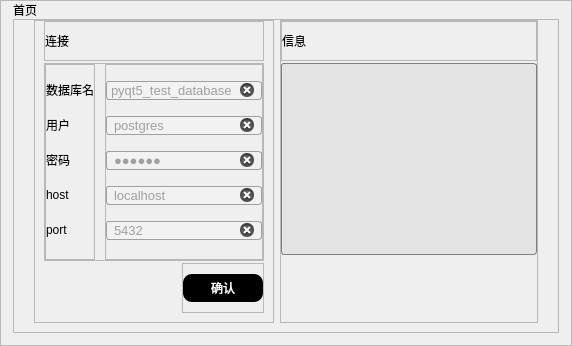
            <widget class="QWidget" name="page_home_page">
             <layout class="QVBoxLayout" name="verticalLayout_10">
              <property name="spacing">
               <number>0</number>
              </property>
              <property name="leftMargin">
               <number>0</number>
              </property>
              <property name="topMargin">
               <number>0</number>
              </property>
              <property name="rightMargin">
               <number>0</number>
              </property>
              <property name="bottomMargin">
               <number>0</number>
              </property>
              <item>
               <widget class="QFrame" name="frame_11">
                <property name="styleSheet">
                 <string notr="true">#frame_8{

	
	background-color: rgb(244, 244, 244);
}</string>
                </property>
                <property name="frameShape">
                 <enum>QFrame::StyledPanel</enum>
                </property>
                <property name="frameShadow">
                 <enum>QFrame::Raised</enum>
                </property>
                <layout class="QVBoxLayout" name="verticalLayout_11">
                 <property name="spacing">
                  <number>0</number>
                 </property>
                 <property name="leftMargin">
                  <number>12</number>
                 </property>
                 <property name="topMargin">
                  <number>0</number>
                 </property>
                 <property name="rightMargin">
                  <number>12</number>
                 </property>
                 <property name="bottomMargin">
                  <number>12</number>
                 </property>
                 <item alignment="Qt::AlignLeft">
                  <widget class="QPushButton" name="pushButton_6">
                   <property name="styleSheet">
                    <string notr="true">
border:none;
font: 20pt &quot;幼圆&quot;;</string>
                   </property>
                   <property name="text">
                    <string>首页</string>
                   </property>
                   <property name="icon">
                    <iconset resource="icons/res.qrc">
                     <normaloff>:/icons/首页.png</normaloff>:/icons/首页.png</iconset>
                   </property>
                   <property name="iconSize">
                    <size>
                     <width>40</width>
                     <height>40</height>
                    </size>
                   </property>
                  </widget>
                 </item>
                 <item>
                  <widget class="QFrame" name="frame_13">
                   <property name="sizePolicy">
                    <sizepolicy hsizetype="Preferred" vsizetype="Expanding">
                     <horstretch>0</horstretch>
                     <verstretch>5</verstretch>
                    </sizepolicy>
                   </property>
                   <property name="frameShape">
                    <enum>QFrame::StyledPanel</enum>
                   </property>
                   <property name="frameShadow">
                    <enum>QFrame::Raised</enum>
                   </property>
                   <layout class="QHBoxLayout" name="horizontalLayout_10">
                    <property name="spacing">
                     <number>6</number>
                    </property>
                    <property name="leftMargin">
                     <number>20</number>
                    </property>
                    <property name="topMargin">
                     <number>0</number>
                    </property>
                    <property name="rightMargin">
                     <number>20</number>
                    </property>
                    <item>
                     <widget class="QFrame" name="frame_19">
                      <property name="styleSheet">
                       <string notr="true">QLabel{
	
	font: 700 10pt &quot;微软雅黑&quot;;
	color: rgb(0, 0, 0);
}

* {
	outline: none;
}

QDialog {
	background: #D6DBE9;
}

QLineEdit {
	border: 1px solid #A0A0A0; /* 边框宽度为1px，颜色为#A0A0A0 */
	border-radius: 3px; /* 边框圆角 */
	padding-left: 5px; /* 文本距离左边界有5px */
	background-color: #F2F2F2; /* 背景颜色 */
	color: #A0A0A0; /* 文本颜色 */
	selection-background-color: #A0A0A0; /* 选中文本的背景颜色 */
	selection-color: #F2F2F2; /* 选中文本的颜色 */
	font-family: &quot;Microsoft YaHei&quot;; /* 文本字体族 */
	font-size: 10pt; /* 文本字体大小 */
}

QLineEdit:hover { /* 鼠标悬浮在QLineEdit时的状态 */
	border: 1px solid #298DFF;
	border-radius: 3px;
	background-color: #F2F2F2;
	color: #298DFF;
	selection-background-color: #298DFF;
	selection-color: #F2F2F2;
}

QLineEdit[echoMode=&quot;2&quot;] { /* QLineEdit有输入掩码时的状态 */
	lineedit-password-character: 9679;
	lineedit-password-mask-delay: 2000;
}

QLineEdit:disabled { /* QLineEdit在禁用时的状态 */
	border: 1px solid #CDCDCD;
	background-color: #CDCDCD;
	color: #B4B4B4;
}

QLineEdit:read-only { /* QLineEdit在只读时的状态 */
	background-color: #CDCDCD;
	color: #F2F2F2;
}
</string>
                      </property>
                      <property name="frameShape">
                       <enum>QFrame::StyledPanel</enum>
                      </property>
                      <property name="frameShadow">
                       <enum>QFrame::Raised</enum>
                      </property>
                      <layout class="QVBoxLayout" name="verticalLayout_12">
                       <property name="spacing">
                        <number>2</number>
                       </property>
                       <property name="topMargin">
                        <number>0</number>
                       </property>
                       <item>
                        <widget class="QFrame" name="frame_23">
                         <property name="sizePolicy">
                          <sizepolicy hsizetype="Preferred" vsizetype="Expanding">
                           <horstretch>0</horstretch>
                           <verstretch>1</verstretch>
                          </sizepolicy>
                         </property>
                         <property name="minimumSize">
                          <size>
                           <width>0</width>
                           <height>40</height>
                          </size>
                         </property>
                         <property name="maximumSize">
                          <size>
                           <width>16777215</width>
                           <height>40</height>
                          </size>
                         </property>
                         <property name="frameShape">
                          <enum>QFrame::StyledPanel</enum>
                         </property>
                         <property name="frameShadow">
                          <enum>QFrame::Raised</enum>
                         </property>
                         <layout class="QHBoxLayout" name="horizontalLayout_12">
                          <property name="leftMargin">
                           <number>0</number>
                          </property>
                          <item>
                           <widget class="QLabel" name="label_12">
                            <property name="minimumSize">
                             <size>
                              <width>0</width>
                              <height>20</height>
                             </size>
                            </property>
                            <property name="maximumSize">
                             <size>
                              <width>16777215</width>
                              <height>20</height>
                             </size>
                            </property>
                            <property name="styleSheet">
                             <string notr="true">font: 12pt &quot;幼圆&quot;;
	color: rgb(0, 0, 0);
</string>
                            </property>
                            <property name="text">
                             <string>连接</string>
                            </property>
                           </widget>
                          </item>
                         </layout>
                        </widget>
                       </item>
                       <item>
                        <widget class="QFrame" name="frame_24">
                         <property name="sizePolicy">
                          <sizepolicy hsizetype="Preferred" vsizetype="Expanding">
                           <horstretch>0</horstretch>
                           <verstretch>4</verstretch>
                          </sizepolicy>
                         </property>
                         <property name="frameShape">
                          <enum>QFrame::StyledPanel</enum>
                         </property>
                         <property name="frameShadow">
                          <enum>QFrame::Raised</enum>
                         </property>
                         <layout class="QHBoxLayout" name="horizontalLayout_4">
                          <property name="spacing">
                           <number>10</number>
                          </property>
                          <property name="leftMargin">
                           <number>0</number>
                          </property>
                          <property name="topMargin">
                           <number>0</number>
                          </property>
                          <property name="rightMargin">
                           <number>0</number>
                          </property>
                          <property name="bottomMargin">
                           <number>0</number>
                          </property>
                          <item>
                           <widget class="QFrame" name="frame_25">
                            <property name="frameShape">
                             <enum>QFrame::StyledPanel</enum>
                            </property>
                            <property name="frameShadow">
                             <enum>QFrame::Raised</enum>
                            </property>
                            <layout class="QVBoxLayout" name="verticalLayout_14">
                             <property name="spacing">
                              <number>0</number>
                             </property>
                             <property name="leftMargin">
                              <number>0</number>
                             </property>
                             <property name="topMargin">
                              <number>0</number>
                             </property>
                             <property name="rightMargin">
                              <number>0</number>
                             </property>
                             <property name="bottomMargin">
                              <number>0</number>
                             </property>
                             <item>
                              <widget class="QLabel" name="label">
                               <property name="sizePolicy">
                                <sizepolicy hsizetype="Preferred" vsizetype="Fixed">
                                 <horstretch>0</horstretch>
                                 <verstretch>0</verstretch>
                                </sizepolicy>
                               </property>
                               <property name="minimumSize">
                                <size>
                                 <width>0</width>
                                 <height>20</height>
                                </size>
                               </property>
                               <property name="maximumSize">
                                <size>
                                 <width>16777215</width>
                                 <height>20</height>
                                </size>
                               </property>
                               <property name="text">
                                <string>数据库名</string>
                               </property>
                              </widget>
                             </item>
                             <item>
                              <widget class="QLabel" name="label_7">
                               <property name="minimumSize">
                                <size>
                                 <width>0</width>
                                 <height>20</height>
                                </size>
                               </property>
                               <property name="maximumSize">
                                <size>
                                 <width>16777215</width>
                                 <height>20</height>
                                </size>
                               </property>
                               <property name="text">
                                <string>用户</string>
                               </property>
                              </widget>
                             </item>
                             <item>
                              <widget class="QLabel" name="label_8">
                               <property name="maximumSize">
                                <size>
                                 <width>16777215</width>
                                 <height>20</height>
                                </size>
                               </property>
                               <property name="text">
                                <string>密码</string>
                               </property>
                              </widget>
                             </item>
                             <item>
                              <widget class="QLabel" name="label_9">
                               <property name="maximumSize">
                                <size>
                                 <width>16777215</width>
                                 <height>20</height>
                                </size>
                               </property>
                               <property name="text">
                                <string>host</string>
                               </property>
                              </widget>
                             </item>
                             <item>
                              <widget class="QLabel" name="label_10">
                               <property name="maximumSize">
                                <size>
                                 <width>16777215</width>
                                 <height>20</height>
                                </size>
                               </property>
                               <property name="text">
                                <string>port</string>
                               </property>
                              </widget>
                             </item>
                            </layout>
                           </widget>
                          </item>
                          <item>
                           <widget class="QFrame" name="frame_26">
                            <property name="frameShape">
                             <enum>QFrame::StyledPanel</enum>
                            </property>
                            <property name="frameShadow">
                             <enum>QFrame::Raised</enum>
                            </property>
                            <layout class="QVBoxLayout" name="verticalLayout_15">
                             <property name="spacing">
                              <number>0</number>
                             </property>
                             <property name="leftMargin">
                              <number>0</number>
                             </property>
                             <property name="topMargin">
                              <number>0</number>
                             </property>
                             <property name="rightMargin">
                              <number>0</number>
                             </property>
                             <property name="bottomMargin">
                              <number>0</number>
                             </property>
                             <item>
                              <widget class="QLineEdit" name="lineEdit_db_name">
                               <property name="text">
                                <string>pyqt5_test_database</string>
                               </property>
                               <property name="echoMode">
                                <enum>QLineEdit::Normal</enum>
                               </property>
                               <property name="cursorPosition">
                                <number>19</number>
                               </property>
                               <property name="dragEnabled">
                                <bool>false</bool>
                               </property>
                               <property name="clearButtonEnabled">
                                <bool>true</bool>
                               </property>
                              </widget>
                             </item>
                             <item>
                              <widget class="QLineEdit" name="lineEdit_db_user">
                               <property name="text">
                                <string>postgres</string>
                               </property>
                               <property name="clearButtonEnabled">
                                <bool>true</bool>
                               </property>
                              </widget>
                             </item>
                             <item>
                              <widget class="QLineEdit" name="lineEdit_db_password">
                               <property name="text">
                                <string>174496</string>
                               </property>
                               <property name="echoMode">
                                <enum>QLineEdit::Password</enum>
                               </property>
                               <property name="clearButtonEnabled">
                                <bool>true</bool>
                               </property>
                              </widget>
                             </item>
                             <item>
                              <widget class="QLineEdit" name="lineEdit_db_host">
                               <property name="text">
                                <string>localhost</string>
                               </property>
                               <property name="clearButtonEnabled">
                                <bool>true</bool>
                               </property>
                              </widget>
                             </item>
                             <item>
                              <widget class="QLineEdit" name="lineEdit_db_port">
                               <property name="text">
                                <string>5432</string>
                               </property>
                               <property name="clearButtonEnabled">
                                <bool>true</bool>
                               </property>
                              </widget>
                             </item>
                            </layout>
                           </widget>
                          </item>
                         </layout>
                        </widget>
                       </item>
                       <item alignment="Qt::AlignRight">
                        <widget class="QFrame" name="frame_20">
                         <property name="sizePolicy">
                          <sizepolicy hsizetype="Expanding" vsizetype="Expanding">
                           <horstretch>0</horstretch>
                           <verstretch>1</verstretch>
                          </sizepolicy>
                         </property>
                         <property name="frameShape">
                          <enum>QFrame::StyledPanel</enum>
                         </property>
                         <property name="frameShadow">
                          <enum>QFrame::Raised</enum>
                         </property>
                         <layout class="QHBoxLayout" name="horizontalLayout_9">
                          <property name="spacing">
                           <number>0</number>
                          </property>
                          <property name="leftMargin">
                           <number>0</number>
                          </property>
                          <property name="topMargin">
                           <number>0</number>
                          </property>
                          <property name="rightMargin">
                           <number>0</number>
                          </property>
                          <property name="bottomMargin">
                           <number>0</number>
                          </property>
                          <item>
                           <widget class="QPushButton" name="pushButton_db_change_sure">
                            <property name="minimumSize">
                             <size>
                              <width>80</width>
                              <height>28</height>
                             </size>
                            </property>
                            <property name="styleSheet">
                             <string notr="true">QPushButton{
	border-radius:9px;
	background-color: rgb(0, 0, 0);
	font: 12pt &quot;幼圆&quot;;
	color: rgb(255, 255, 255);
}
QPushButton:pressed{
background-color:
qlineargradient(spread:pad,x1:0,x2:0, y1:0, y2:1,
stop: 0 rgba(100,100,100,255),
stop: 0.495 rgba(0,0,0,255),
stop: 0.505 rgba(0,0,0,255),
stop: 1 rgba(100,100,100,255));
color: rgb(255, 255, 255);
font: 75 12pt &quot;幼圆&quot;;
padding-left:2px;
padding-top:1px;
}
</string>
                            </property>
                            <property name="text">
                             <string>确认</string>
                            </property>
                           </widget>
                          </item>
                         </layout>
                        </widget>
                       </item>
                      </layout>
                     </widget>
                    </item>
                    <item>
                     <widget class="QFrame" name="frame_21">
                      <property name="sizePolicy">
                       <sizepolicy hsizetype="Expanding" vsizetype="Preferred">
                        <horstretch>0</horstretch>
                        <verstretch>0</verstretch>
                       </sizepolicy>
                      </property>
                      <property name="frameShape">
                       <enum>QFrame::StyledPanel</enum>
                      </property>
                      <property name="frameShadow">
                       <enum>QFrame::Raised</enum>
                      </property>
                      <layout class="QVBoxLayout" name="verticalLayout_13">
                       <property name="spacing">
                        <number>2</number>
                       </property>
                       <property name="leftMargin">
                        <number>0</number>
                       </property>
                       <property name="topMargin">
                        <number>0</number>
                       </property>
                       <property name="rightMargin">
                        <number>0</number>
                       </property>
                       <property name="bottomMargin">
                        <number>67</number>
                       </property>
                       <item>
                        <widget class="QFrame" name="frame_22">
                         <property name="sizePolicy">
                          <sizepolicy hsizetype="Preferred" vsizetype="Expanding">
                           <horstretch>0</horstretch>
                           <verstretch>1</verstretch>
                          </sizepolicy>
                         </property>
                         <property name="minimumSize">
                          <size>
                           <width>0</width>
                           <height>40</height>
                          </size>
                         </property>
                         <property name="maximumSize">
                          <size>
                           <width>16777215</width>
                           <height>40</height>
                          </size>
                         </property>
                         <property name="frameShape">
                          <enum>QFrame::StyledPanel</enum>
                         </property>
                         <property name="frameShadow">
                          <enum>QFrame::Raised</enum>
                         </property>
                         <layout class="QHBoxLayout" name="horizontalLayout_11">
                          <property name="leftMargin">
                           <number>0</number>
                          </property>
                          <item>
                           <widget class="QLabel" name="label_11">
                            <property name="minimumSize">
                             <size>
                              <width>0</width>
                              <height>20</height>
                             </size>
                            </property>
                            <property name="maximumSize">
                             <size>
                              <width>16777215</width>
                              <height>20</height>
                             </size>
                            </property>
                            <property name="styleSheet">
                             <string notr="true">font: 12pt &quot;幼圆&quot;;
	color: rgb(0, 0, 0);
</string>
                            </property>
                            <property name="text">
                             <string>信息</string>
                            </property>
                           </widget>
                          </item>
                         </layout>
                        </widget>
                       </item>
                       <item>
                        <widget class="QTextBrowser" name="textBrowser">
                         <property name="sizePolicy">
                          <sizepolicy hsizetype="Expanding" vsizetype="Expanding">
                           <horstretch>0</horstretch>
                           <verstretch>8</verstretch>
                          </sizepolicy>
                         </property>
                         <property name="styleSheet">
                          <string notr="true">QTextEdit
{
border: 1px solid grey;  
border-radius:3px;
padding: 1px 18px 1px 3px;  
font: 75 10pt &quot;微软雅黑&quot;;
	background-color: rgb(228, 228, 228);
}</string>
                         </property>
                        </widget>
                       </item>
                      </layout>
                     </widget>
                    </item>
                   </layout>
                  </widget>
                 </item>
                </layout>
               </widget>
              </item>
             </layout>
            </widget>
